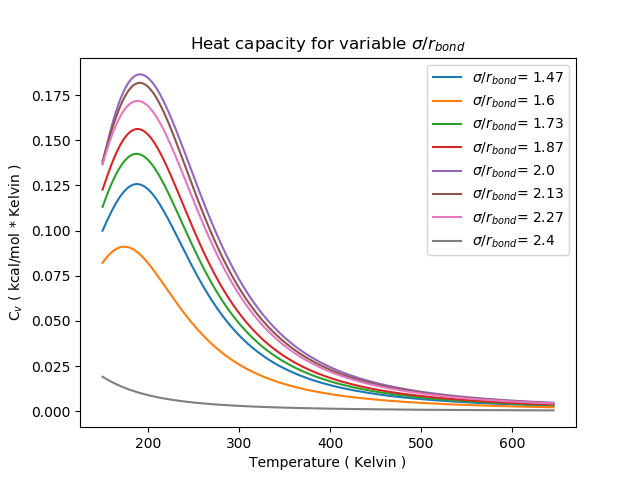

The script that saved this image:
import os
import numpy as np
import matplotlib.pyplot as pyplot
from simtk import unit
from foldamers.src.cg_model.cgmodel import CGModel
from foldamers.src.parameters.reweight import get_mbar_expectation, get_free_energy_differences
from foldamers.src.thermo.calc import calculate_heat_capacity
from cg_openmm.src.build.cg_build import build_topology
from cg_openmm.src.simulation.rep_exch import *

# Job settings
top_directory = 'output'
if not os.path.exists(top_directory):
  os.mkdir(top_directory)
run_simulations = True

# OpenMM simulation settings
print_frequency = 5 # Number of steps to skip when printing output
total_simulation_time = 10.0 * unit.picosecond # Units = picoseconds
simulation_time_step = 5.0 * unit.femtosecond
total_steps = round(total_simulation_time.__div__(simulation_time_step))

# Yank (replica exchange) simulation settings
output_data=str(str(top_directory)+"/output.nc")
number_replicas = 100
temperature_increment = 5 # unit.kelvin
temperature_list = [(150.0 * unit.kelvin).__add__(i * unit.kelvin) for i in range(0,number_replicas*temperature_increment,temperature_increment)]
if total_steps > 10000:
   exchange_attempts = round(total_steps/1000)
else:
   exchange_attempts = 10

###
#
# Coarse grained model settings
#
###

# Global definitions
polymer_length=8
backbone_lengths=[1]
sidechain_lengths=[1]
sidechain_positions=[0]
include_bond_forces=False
include_bond_angle_forces=True
include_nonbonded_forces=True
include_torsion_forces=True
constrain_bonds = True

# Particle properties
mass = 100.0 * unit.amu
masses = {'backbone_bead_masses': mass, 'sidechain_bead_masses': mass}
sigma = 17.0 * unit.angstrom
sigmas = {'bb_bb_sigma': sigma,'bb_sc_sigma': sigma,'sc_sc_sigma': sigma}
epsilon = 0.5 * unit.kilocalorie_per_mole
epsilons = {'bb_bb_eps': epsilon,'bb_sc_eps': epsilon,'sc_sc_eps': 0.5 * epsilon}

# Bonded interaction properties
bond_length = 7.5 * unit.angstrom
bond_lengths = {'bb_bb_bond_length': bond_length,'bb_sc_bond_length': bond_length,'sc_sc_bond_length': bond_length}
bond_force_constant = 1250 * unit.kilojoule_per_mole / unit.nanometer / unit.nanometer
bond_force_constants = {'bb_bb_bond_k': bond_force_constant, 'bb_sc_bond_k': bond_force_constant, 'sc_sc_bond_k': bond_force_constant}

# Bond angle properties
bond_angle_force_constant = 200 * unit.kilojoule_per_mole / unit.radian / unit.radian
bond_angle_force_constants = {'bb_bb_bb_angle_k': bond_angle_force_constant,'bb_bb_sc_angle_k': bond_angle_force_constant,'bb_sc_sc_angle_k': bond_angle_force_constant,'sc_sc_sc_angle_k': bond_angle_force_constant, 'sc_bb_sc_angle_k': bond_angle_force_constant, 'sc_sc_bb_angle_k': bond_angle_force_constant}
equil_bond_angle = 120
equil_bond_angles = {'bb_bb_bb_angle_0': equil_bond_angle,'bb_bb_sc_angle_0': equil_bond_angle,'bb_sc_sc_angle_0': equil_bond_angle,'sc_sc_sc_angle_0': equil_bond_angle, 'sc_bb_sc_angle_0': equil_bond_angle,'sc_sc_bb_angle_0': equil_bond_angle}

# Torsion properties
torsion_force_constant = 200
torsion_force_constants = {'bb_bb_bb_bb_torsion_k': torsion_force_constant,'bb_bb_bb_sc_torsion_k': torsion_force_constant,'bb_bb_sc_sc_torsion_k': torsion_force_constant, 'bb_sc_sc_sc_torsion_k': torsion_force_constant, 'sc_bb_bb_sc_torsion_k': torsion_force_constant, 'bb_sc_sc_bb_torsion_k': torsion_force_constant, 'sc_sc_sc_sc_torsion_k': torsion_force_constant,  'sc_bb_bb_bb_torsion_k': torsion_force_constant}
equil_torsion_angle = 0
equil_torsion_angles = {'bb_bb_bb_bb_torsion_0': equil_torsion_angle,'bb_bb_bb_sc_torsion_0': equil_torsion_angle,'bb_bb_sc_sc_torsion_0': equil_torsion_angle, 'bb_sc_sc_sc_torsion_0': equil_torsion_angle, 'sc_bb_bb_sc_torsion_0': equil_torsion_angle, 'bb_sc_sc_bb_torsion_0': equil_torsion_angle, 'sc_sc_sc_sc_torsion_0': equil_torsion_angle, 'sc_bb_bb_bb_torsion_0': equil_torsion_angle}

C_v_list = []
dC_v_list = []

sigma_range = range(round(bond_length._value*1.5),round(bond_length._value*2.5))
for sigma in [ i * 1.0 * unit.angstrom for i in sigma_range]: 
  print("Performing simulations and heat capacity analysis for a coarse grained model")
  print("with sigma values of "+str(sigma))
  sigmas = {'bb_bb_sigma': sigma,'bb_sc_sigma': sigma,'sc_sc_sigma': sigma}
  cgmodel = CGModel(polymer_length=polymer_length,backbone_lengths=backbone_lengths,sidechain_lengths=sidechain_lengths,sidechain_positions=sidechain_positions,masses=masses,sigmas=sigmas,epsilons=epsilons,bond_lengths=bond_lengths,bond_force_constants=bond_force_constants,bond_angle_force_constants=bond_angle_force_constants,torsion_force_constants=torsion_force_constants,equil_bond_angles=equil_bond_angles,equil_torsion_angles=equil_torsion_angles,include_nonbonded_forces=include_nonbonded_forces,include_bond_forces=include_bond_forces,include_bond_angle_forces=include_bond_angle_forces,include_torsion_forces=include_torsion_forces,constrain_bonds=constrain_bonds)

  cgmodel.topology = build_topology(cgmodel,use_pdbfile=True)

  # Run a replica exchange simulation with this cgmodel
  if run_simulations:
    replica_energies,replica_positions,replica_states = run_replica_exchange(cgmodel.topology,cgmodel.system,cgmodel.positions,temperature_list=temperature_list,simulation_time_step=simulation_time_step,total_simulation_time=total_simulation_time,print_frequency=print_frequency,output_data=output_data)
  else:
    replica_energies,replica_positions,replica_states = read_replica_exchange_data(system=cgmodel.system,topology=cgmodel.topology,temperature_list=temperature_list,output_data=output_data,print_frequency=print_frequency)

  steps_per_stage = round(total_steps/exchange_attempts)
  plot_replica_exchange_energies(replica_energies,temperature_list,simulation_time_step,steps_per_stage=steps_per_stage)
  plot_replica_exchange_summary(replica_states,temperature_list,simulation_time_step,steps_per_stage=steps_per_stage)

  num_intermediate_states = 1
  mbar,E_kn,E_expect,dE_expect,new_temp_list = get_mbar_expectation(replica_energies,temperature_list,num_intermediate_states)

  mbar,E_kn,DeltaE_expect,dDeltaE_expect,new_temp_list = get_mbar_expectation(E_kn,temperature_list,num_intermediate_states,mbar=mbar,output='differences')

  mbar,E_kn,E2_expect,dE2_expect,new_temp_list = get_mbar_expectation(E_kn**2,temperature_list,num_intermediate_states,mbar=mbar)

  df_ij,ddf_ij = get_free_energy_differences(mbar)


  C_v,dC_v = calculate_heat_capacity(E_expect,E2_expect,dE_expect,DeltaE_expect,dDeltaE_expect,df_ij,ddf_ij,new_temp_list,len(temperature_list),num_intermediate_states)
  C_v_list.append(C_v)
  dC_v_list.append(dC_v)

file_name = "heat_capacity.png"
figure = pyplot.figure(1)
temperatures = np.array([temperature._value for temperature in new_temp_list])
legend_labels = [ str("$\sigma / r_{bond}$= "+str(round(i/bond_length._value,2)))  for i in sigma_range]

for C_v in C_v_list:
 C_v = np.array([C_v[i][0] for i in range(len(C_v))])
 pyplot.plot(temperatures,C_v,figure=figure)

pyplot.xlabel("Temperature ( Kelvin )")
pyplot.ylabel("C$_v$ ( kcal/mol * Kelvin )")
pyplot.title("Heat capacity for variable $\sigma / r_{bond}$")
pyplot.legend(legend_labels)
pyplot.savefig(file_name)
pyplot.show()
pyplot.close()


exit()
